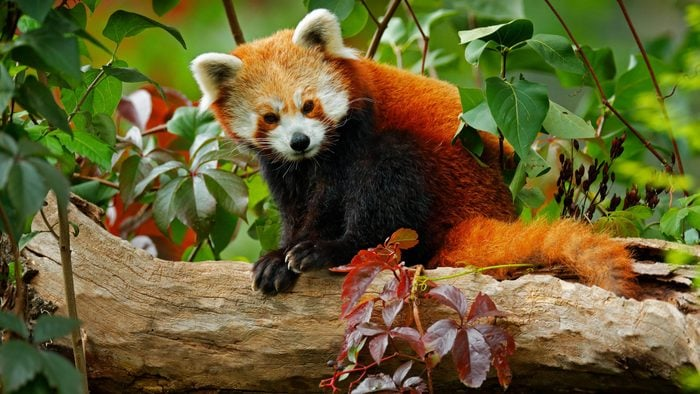
#> input picture 1207070121_Syahrul Fikri_PCD_Prak.11/Red-Panda.jpg, 700 x 394 px
$ jupyter execute 'Morfologi Closing.ipynb'   (shell and % lines are left out)   (text cells are left out)
#> lines starting #> are read from the running program, lines starting #| are printed output that depends on the picture; after the words box and inside, x2 and y2 are one past the last pixel; in counts of white or black regions, pixels touching at a corner belong together
[cell 1]
import cv2
import numpy as np
from skimage import data
from skimage.io import imread

import matplotlib.pyplot as plt

[cell 2]
#image = data.retina()
#image = data.astronaut()
image = imread(fname="Red-Panda.jpg")
#> image is the input picture: shape (394, 700, 3); mean R, G, B 101.7, 94.6, 48

print(image.shape)
#| (394, 700, 3)
plt.imshow(image)

[cell 3]
hsv = cv2.cvtColor(image, cv2.COLOR_BGR2HSV)
#> hsv: shape (394, 700, 3); mean H, S, V 91.1, 158.1, 113.7

# defining the range of masking
blue1 = np.array([110, 50, 50])
blue2 = np.array([130, 255, 255])

# initializing the mask to be
# convoluted over input image
mask = cv2.inRange(hsv, blue1, blue2)
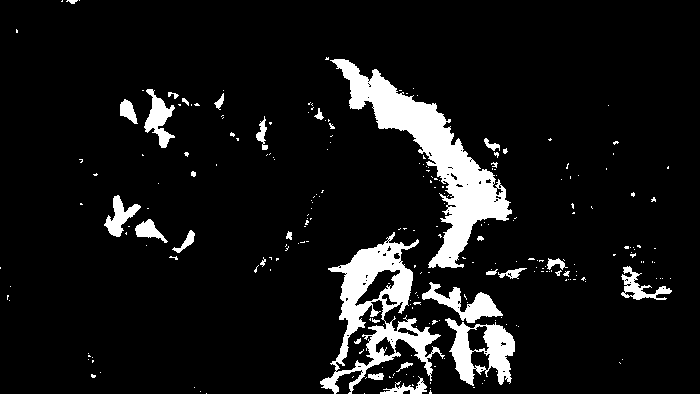
#> mask: shape (394, 700); 8.7% white; 247 white regions (214 under 20 px), largest, box (x1, y1, x2, y2) and area: (330, 59, 512, 268) 9180, (320, 232, 445, 394) 6232, (445, 318, 515, 386) 2295

# passing the bitwise_and over
# each pixel convoluted
res = cv2.bitwise_and(image, image, mask = mask)
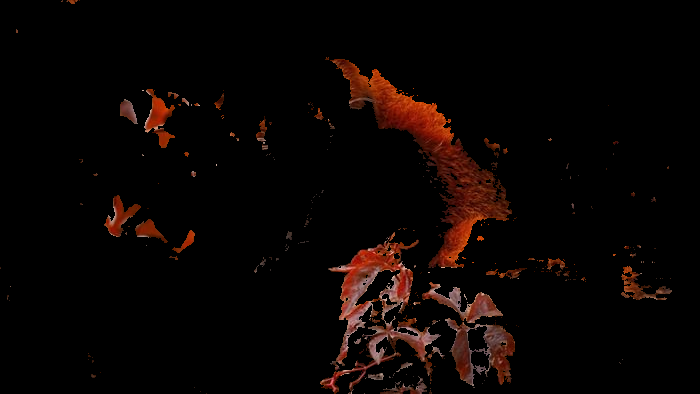
#> res: shape (394, 700, 3); mean R, G, B 10.2, 4.3, 2.6

# defining the kernel i.e. Structuring element
kernel = np.ones((5, 5), np.uint8)

# defining the closing function
# over the image and structuring element
closing = cv2.morphologyEx(mask, cv2.MORPH_CLOSE, kernel)
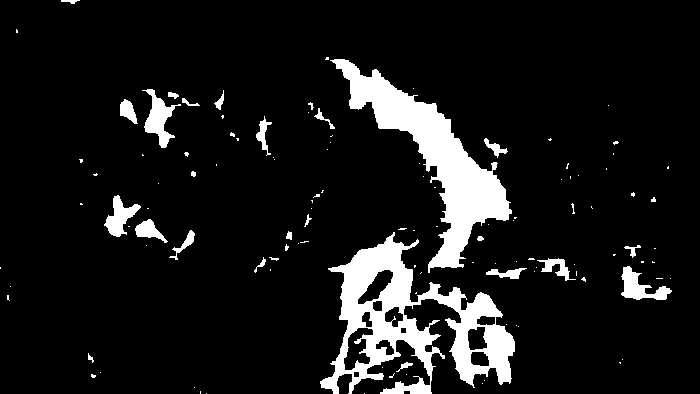
#> closing: shape (394, 700); 9.8% white; 117 white regions (90 under 20 px), largest, box (x1, y1, x2, y2) and area: (320, 232, 515, 394) 11778, (330, 59, 512, 273) 9969, (142, 89, 181, 148) 889

[cell 4]
fig, axes = plt.subplots(1, 2, figsize=(12, 12))
ax = axes.ravel()

ax[0].imshow(mask)
ax[0].set_title("Citra Input 1")

ax[1].imshow(closing, cmap='gray')
ax[1].set_title('Citra Input 2')
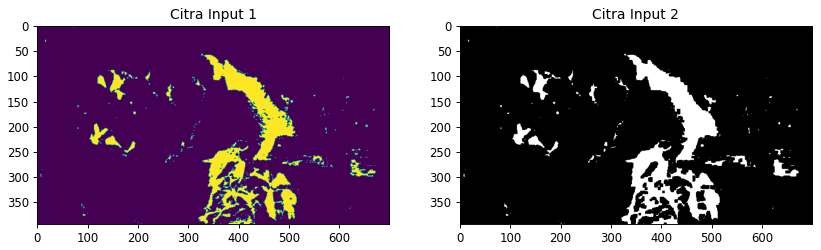
#> figure drawn by matplotlib, 2 panels

[cell 5]
# Python programe to illustrate
# Closing morphological operation
# on an image

# organizing imports
import cv2
import numpy as np

# return video from the first webcam on your computer.
screenRead = cv2.VideoCapture(0)

# loop runs if capturing has been initialized.
while(1):
    # reads frames from a camera
    _, image = screenRead.read()
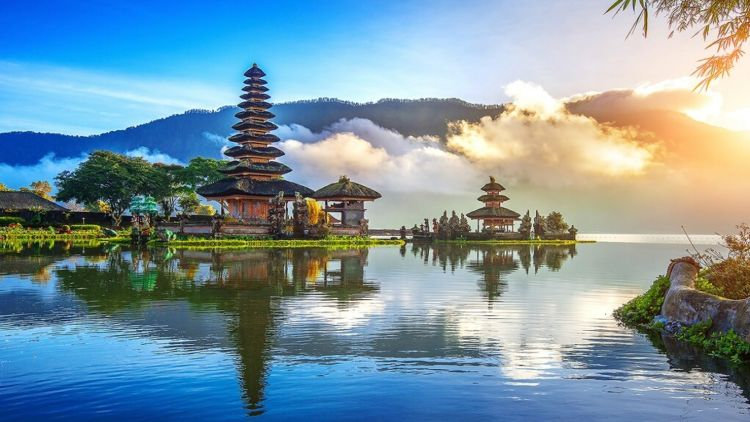
#> input picture 1207070121_Syahrul Fikri_PCD_Prak.11/Bali.jpg, 750 x 422 px, given in place of the camera
#> image is the input picture: shape (422, 750, 3); mean B, G, R 162.2, 149.8, 123.3

    # Converts to HSV color space, OCV reads colors as BGR
    # frame is converted to hsv
    hsv = cv2.cvtColor(image, cv2.COLOR_BGR2HSV)
#> hsv: shape (422, 750, 3); mean H, S, V 72.4, 104.6, 180.4

    # defining the range of masking
    blue1 = np.array([110, 50, 50])
    blue2 = np.array([130, 255, 255])

    # initializing the mask to be
    # convoluted over input image
    mask = cv2.inRange(hsv, blue1, blue2)
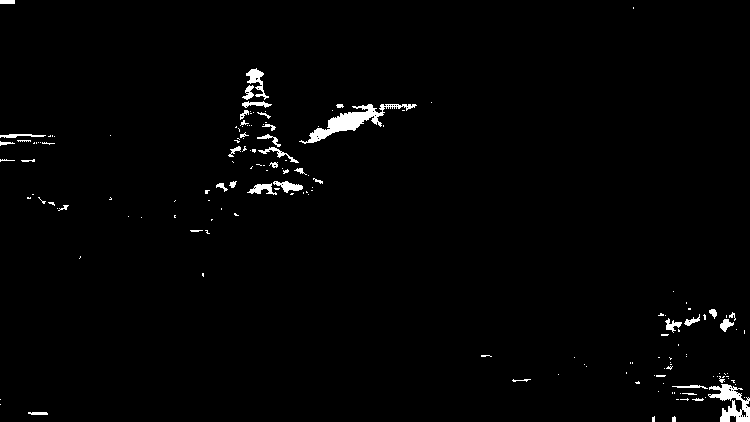
#> mask: shape (422, 750); 1.5% white; 161 white regions (120 under 20 px), largest, box (x1, y1, x2, y2) and area: (299, 104, 417, 144) 1174, (708, 384, 750, 422) 744, (246, 68, 269, 100) 255

    # passing the bitwise_and over
    # each pixel convoluted
    res = cv2.bitwise_and(image, image, mask = mask)
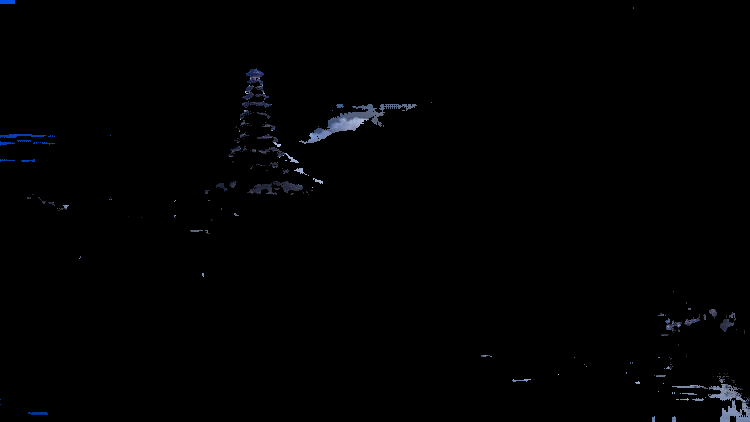
#> res: shape (422, 750, 3); mean B, G, R 1.9, 1.4, 1.2

    # defining the kernel i.e. Structuring element
    kernel = np.ones((5, 5), np.uint8)

    # defining the closing function
    # over the image and structuring element
    closing = cv2.morphologyEx(mask, cv2.MORPH_CLOSE, kernel)
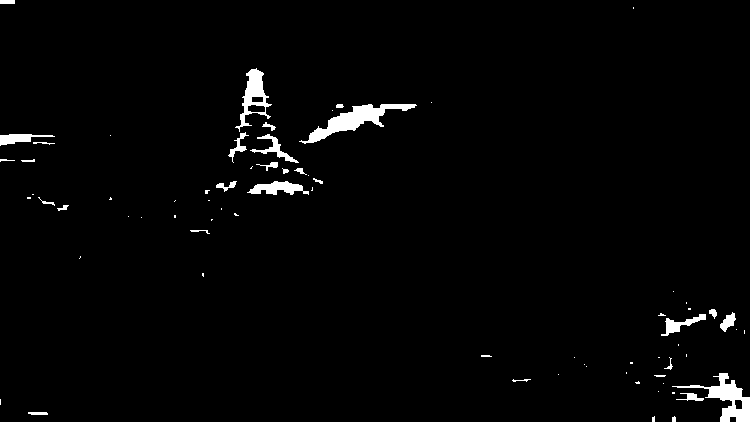
#> closing: shape (422, 750); 2% white; 73 white regions (42 under 20 px), largest, box (x1, y1, x2, y2) and area: (299, 104, 417, 144) 1369, (672, 373, 750, 422) 1148, (235, 68, 272, 132) 801

    # The mask and closing operation
    # is shown in the window
    cv2.imshow('Mask', mask)
    cv2.imshow('Closing', closing)

    # Wait for 'a' key to stop the program
    if cv2.waitKey(1) & 0xFF == ord('a'):
#> (key Esc is pressed here)
        break

# De-allocate any associated memory usage
cv2.destroyAllWindows()

# Close the window / Release webcam
screenRead.release()
